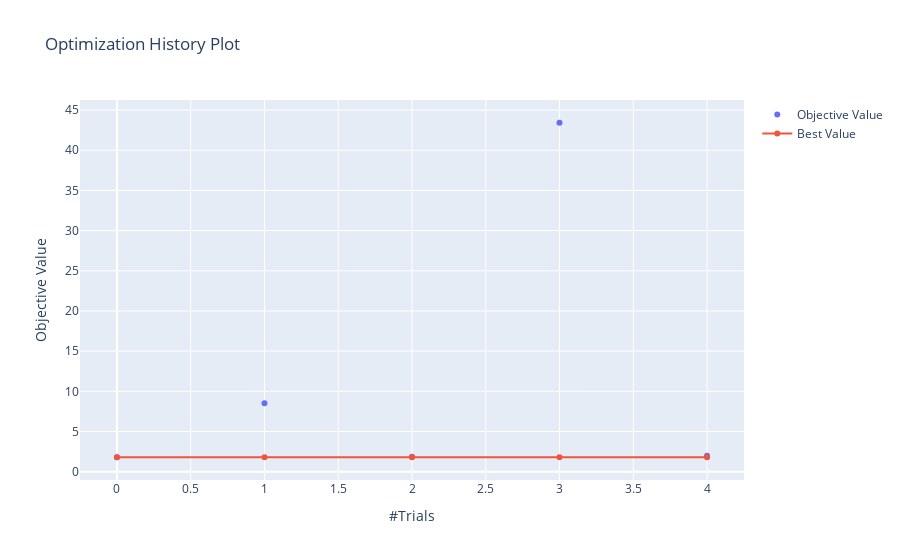

Notebook code cell kept with this figure:
### Code cell
plot_optimization_history(study)

### Figure 1 — Plotly figure (JSON) as saved in the notebook; plotly's stock layout.template omitted (floating-point values rounded to 4 significant figures)
{"data": [{"mode": "markers", "name": "Objective Value", "type": "scatter", "x": [0, 1, 2, 3, 4], "y": [1.793, 8.505, 1.866, 43.43, 1.989]}, {"name": "Best Value", "type": "scatter", "x": [0, 1, 2, 3, 4], "y": [1.793, 1.793, 1.793, 1.793, 1.793]}], "layout": {"autosize": true, "title": {"text": "Optimization History Plot"}, "xaxis": {"autorange": true, "range": [-0.2406, 4.241], "title": {"text": "#Trials"}, "type": "linear"}, "yaxis": {"autorange": true, "range": [-1.256, 46.48], "title": {"text": "Objective Value"}, "type": "linear"}}}
